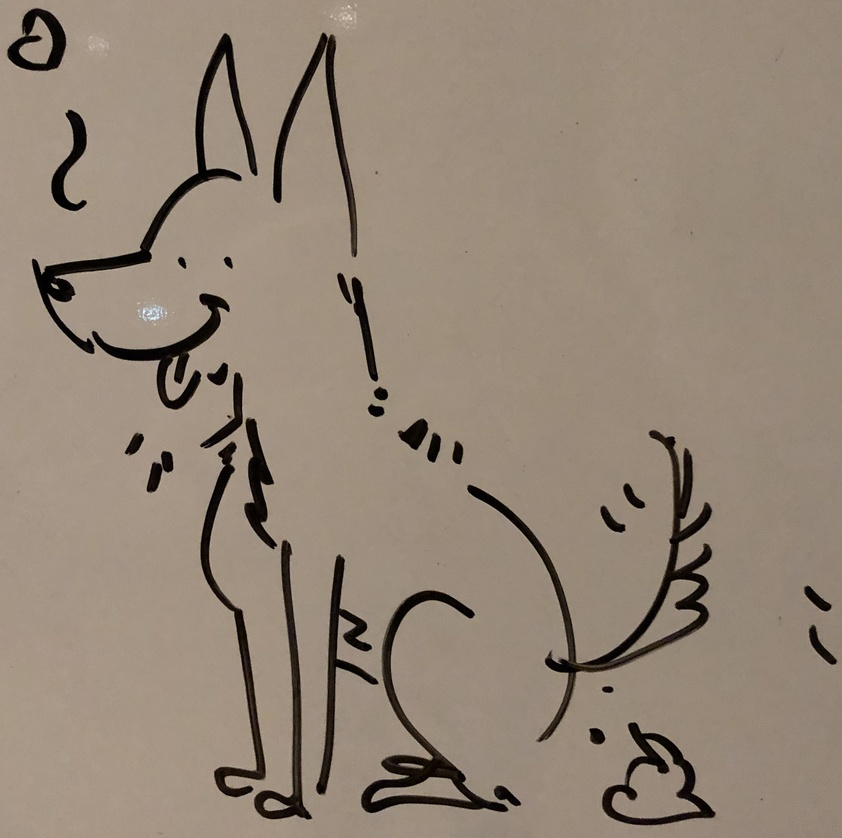
#> input picture marciana.jpg, 842 x 838 px, shrunk from 2451 x 2438 before the run
$ python converter.py
#> lines starting #> are read from the running program, lines starting #| are printed output that depends on the picture
"""This script file can place a transparent filter over an image based on an arbitrary number of colors. To use this
functionality in triplets of RGB codes with simple space separation. To select red, green, and blue, for example, you
would pass --targets 255 0 0 0 255 0 0 0 255. By default the converter selects only the color black for filtering.

Passing the --interactive flag as true provide a handy way to get your RGB codes by manually selecting pixels rather
than typing in a long list of values. This can be helpful for wen you have an image with a lot of light/dark contrasts.
When using this approach, try putting --offset and --steepness on stricter settings and selecting a broader range for
increased conversion quality.
"""

from argparse import ArgumentParser
from itertools import zip_longest

import cv2
import numpy as np
from PIL import Image

parser = ArgumentParser(
    description="Convert a JPG of a black sketch against a contrasting background into a transparent PNG")

parser.add_argument("--in_file", default="./marciana.jpg")
parser.add_argument("--targets", nargs="+", type=int, default=[0, 0, 0])
parser.add_argument("--interactive", type=bool, default=False)
parser.add_argument("--offset", type=int, default=60)
parser.add_argument("--steepness", type=float, default=0.25)
parser.add_argument("--out_file", type=str, default="./marciana.png")
args = parser.parse_args()


def sigmoid(value, offset=args.offset, steepness=args.steepness):
    """Set the transparency of a pixel based on how dark it is. Pixels that aren't pretty close to black should wash out
    """
    return 255/(1 + np.exp(steepness * (value - offset)))


def grouper(n, iterable):
    """https://stackoverflow.com/questions/1624883/alternative-way-to-split-a-list-into-groups-of-n"""
    rgbs = [iter(iterable)] * n
    return zip_longest(*rgbs)


def pick_rgb(event, x, y, flags, param):
    """https://stackoverflow.com/questions/56787999/python-opencv-realtime-get-rgb-values-when-mouse-is-clicked"""
    if event == cv2.EVENT_LBUTTONDOWN:
        # A bit hacky, but we'll be overwriting an array from an outer scope, as well as referencing the image from
        # outer scope as well
        bgr = cv2_img[y, x]
        targets.append(tuple(np.flip(bgr)))


if __name__ == "__main__":
    if not len(args.targets) % 3 == 0:
        raise ValueError("--targets must receive RGB triplets of 3 numbers each. Use 0 to indicate a missing color")
    targets = [item for item in grouper(3, args.targets)]
    img = np.asarray(Image.open(args.in_file))
#> img is the input picture: shape (838, 842, 3); mean R, G, B 148.1, 133.4, 118.3

    if args.interactive:
        cv2_img = cv2.imread(args.in_file)
        cv2.namedWindow('pick_rgb')
        cv2.setMouseCallback('pick_rgb', pick_rgb)
        targets = list()
        while True:
            cv2.imshow('pick_rgb', cv2_img)
            if cv2.waitKey(1) == 27:
                break
        cv2.destroyAllWindows()
        cv2.waitKey(1)

    w, h, _ = img.shape
#> w = 838; h = 842
    alphas = np.empty((w, h, len(targets)), dtype=int)
    for i, target in enumerate(targets):
        print(f"Generating mask for RGB target {target}")
        target_array = np.full(img.shape, target, dtype=int)
        diffs_array = img - target_array
        dist_array = np.sqrt(np.sum(diffs_array**2, axis=2))
        alphas[:, :, i] = sigmoid(dist_array)
#> this loop made 1 pass
#> pass 1, `dist_array = np.sqrt(np.sum(diffs_array**2, axis=2))`:
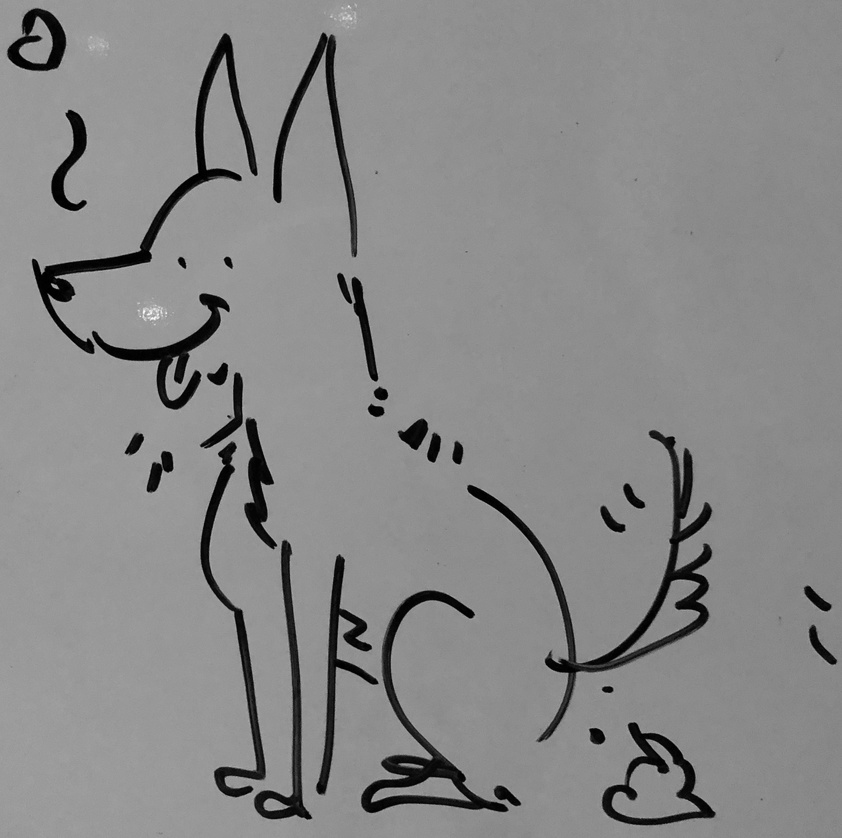
#> dist_array: shape (838, 842) float64; min 0, max 433.1, mean 231.8; drawn with min black and max white
#> after the loop:
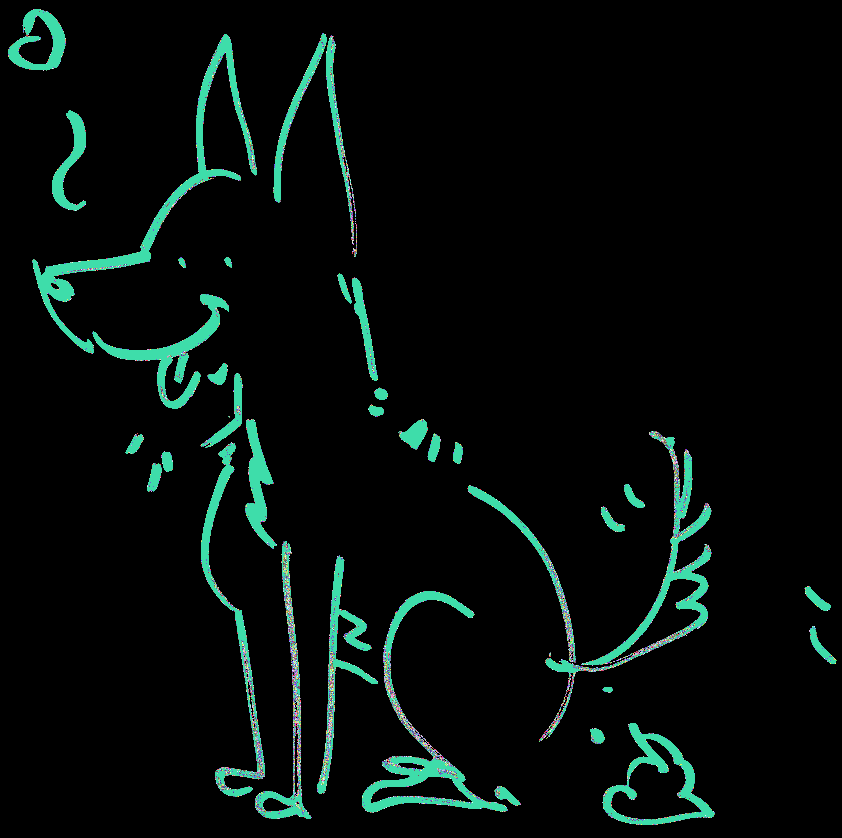
#> alphas: shape (838, 842, 1) int64; 234 distinct labels, from 0 to 254; one colour per label, 0 black

    alpha_mask = np.max(alphas, axis=2)
    filtered_img = np.dstack((img, alpha_mask))
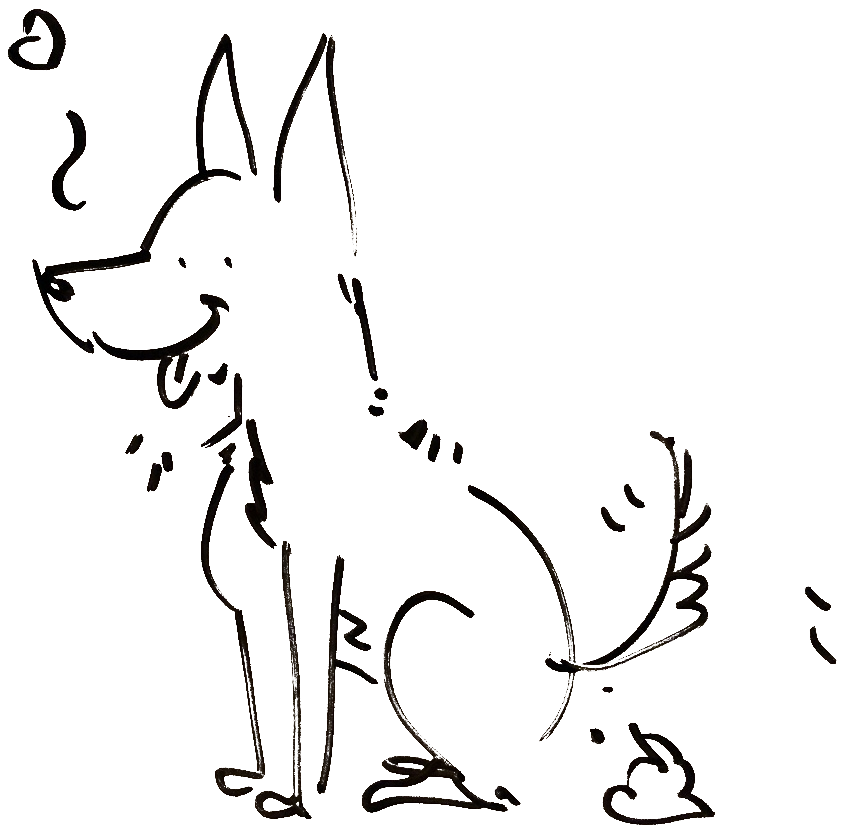
#> filtered_img: shape (838, 842, 4) int64; mean R, G, B, A 148.1, 133.4, 118.3, 15.1; transparent parts drawn white
    out_img = Image.fromarray(filtered_img.astype('uint8'))
    out_img.save(args.out_file)
